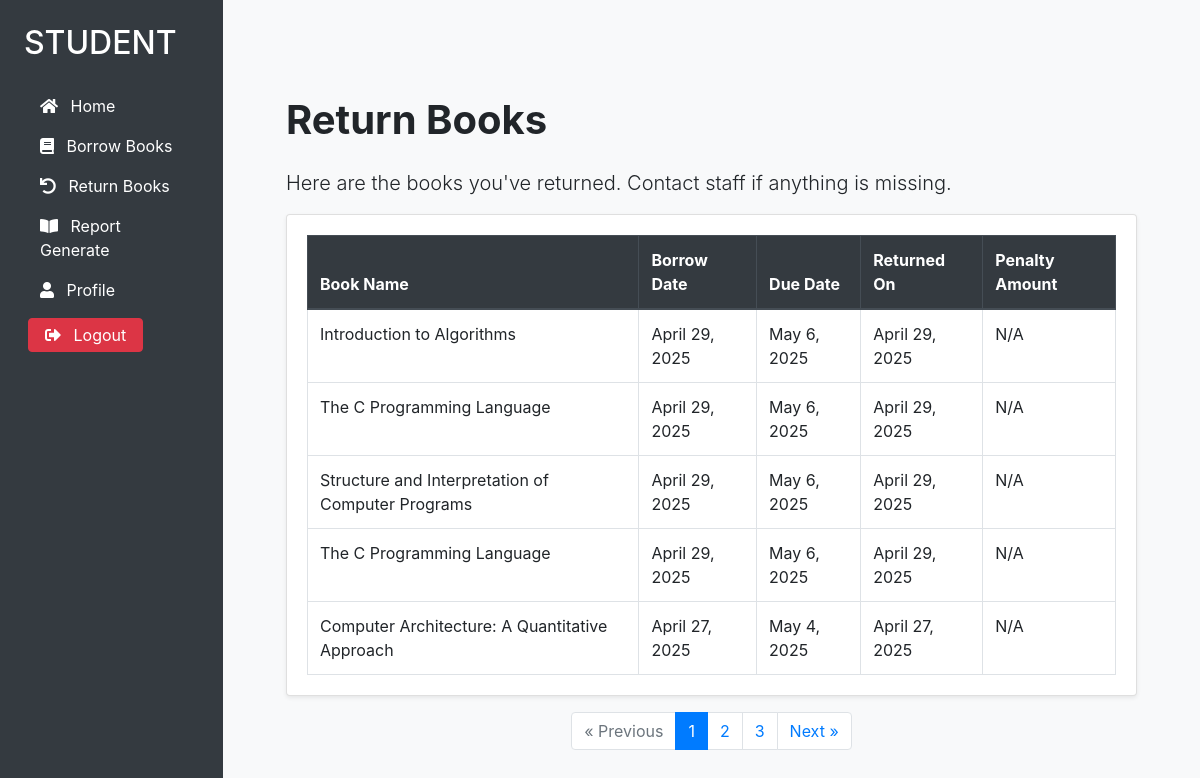
/student/return_books/ (signed in), run on the app's committed database.
### library/models.py (models this page shows, shortened)
class BorrowedBook(models.Model):
    book = models.ForeignKey(Book, on_delete=models.CASCADE)
    student = models.ForeignKey(Student, on_delete=models.CASCADE)
    issue_date = models.DateField(auto_now_add=True)
    due_date = models.DateField()
    actual_return_date = models.DateField(null=True, blank=True)
    status = models.CharField(
        max_length=20,
        choices=[('Issued', 'Issued'), ('Returned', 'Returned')],
        default='Issued'
    )
    updated_at = models.DateTimeField(auto_now=True)
    penalty = models.PositiveIntegerField(default=0)
    penalty_paid = models.BooleanField(default=False)

class Book(models.Model):
    book_id = models.CharField(max_length=20, unique=True)
    title = models.CharField(max_length=255)
    author = models.CharField(max_length=255)
    edition = models.CharField(max_length=50, blank=True)
    publication = models.CharField(max_length=255, blank=True)
    isbn = models.CharField(max_length=20, unique=True)
    number_of_copies_available = models.PositiveIntegerField(default=0)
    book_dept = models.CharField(max_length=100, blank=True)

### library/views.py (the view)
# urls.py: path('student/return_books/', views.return_books, name='return_books'),
@login_required(login_url='student_login')
def return_books(request):
    student = get_object_or_404(Student, user=request.user)
    returned_books_list = BorrowedBook.objects.filter(student=student, status='Returned').order_by('-issue_date')
    paginator = Paginator(returned_books_list, 5)  # 5 books per page
    page_number = request.GET.get('page')
    page_obj = paginator.get_page(page_number)
    return render(request, 'student_dashboard/return_books.html', {'page_obj': page_obj})

### templates/student_dashboard/return_books.html
{% extends "student_dashboard/student_base.html" %}
{% load static %}
{% block content %}
<div class="container-fluid mt-5">
  <div class="row">
    <div class="col-12">
      <h1 class="mb-4 font-weight-bold">Return Books</h1>
      <p class="lead">Here are the books you've returned. Contact staff if anything is missing.</p>
      <div class="card shadow-sm">
        <div class="card-body">
          <table class="table table-bordered table-hover align-middle mb-0">
            <thead class="thead-dark">
              <tr>
                <th>Book Name</th>
                <th>Borrow Date</th>
                <th>Due Date</th>
                <th>Returned On</th>
                <th>Penalty Amount</th>
              </tr>
            </thead>
            <tbody>
              {% for book in page_obj.object_list %}
              <tr>
                <td>{{ book.book.title }}</td>
                <td>{{ book.issue_date }}</td>
                <td>{{ book.due_date }}</td>
                <td>{{ book.actual_return_date|default:"N/A" }}</td>
                <td>
                  {% with payment=book.payments.first %}
                    {% if payment and payment.penalty_amount > 0 %}
                      <span class="text-danger font-weight-bold">{{ payment.penalty_amount }} Taka</span>
                    {% else %}
                      N/A
                    {% endif %}
                  {% endwith %}
                </td>
              </tr>
              {% empty %}
              <tr>
                <td colspan="5" class="text-center text-muted">No returned books found.</td>
              </tr>
              {% endfor %}
            </tbody>
          </table>
        </div>
      </div>
      {% if page_obj %}
      <nav aria-label="Page navigation" class="mt-3">
        <ul class="pagination justify-content-center">
          {% if page_obj.has_previous %}
          <li class="page-item">
            <a class="page-link" href="?page={{ page_obj.previous_page_number }}" aria-label="Previous">
              <span aria-hidden="true">&laquo; Previous</span>
            </a>
          </li>
          {% else %}
          <li class="page-item disabled">
            <span class="page-link">&laquo; Previous</span>
          </li>
          {% endif %}
          {% for num in page_obj.paginator.page_range %}
            {% if page_obj.number == num %}
              <li class="page-item active"><span class="page-link">{{ num }}</span></li>
            {% else %}
              <li class="page-item"><a class="page-link" href="?page={{ num }}">{{ num }}</a></li>
            {% endif %}
          {% endfor %}
          {% if page_obj.has_next %}
          <li class="page-item">
            <a class="page-link" href="?page={{ page_obj.next_page_number }}" aria-label="Next">
              <span aria-hidden="true">Next &raquo;</span>
            </a>
          </li>
          {% else %}
          <li class="page-item disabled">
            <span class="page-link">Next &raquo;</span>
          </li>
          {% endif %}
        </ul>
      </nav>
      {% endif %}
    </div>
  </div>
</div>
{% endblock %}

### data on the page
BorrowedBook: book "Introduction to Algorithms", issue_date "April 29, 2025", due_date "May 6, 2025", actual_return_date "April 29, 2025"
BorrowedBook: book "The C Programming Language", issue_date "April 29, 2025", due_date "May 6, 2025", actual_return_date "April 29, 2025"
BorrowedBook: book "Structure and Interpretation of Computer Programs", issue_date "April 29, 2025", due_date "May 6, 2025", actual_return_date "April 29, 2025"
BorrowedBook: book "The C Programming Language", issue_date "April 29, 2025", due_date "May 6, 2025", actual_return_date "April 29, 2025"
BorrowedBook: book "Computer Architecture: A Quantitative Approach", issue_date "April 27, 2025", due_date "May 4, 2025", actual_return_date "April 27, 2025"

### other printed values
{{ num }} "1"
{{ num }} "2" "3"
